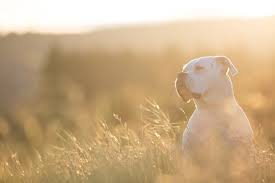
#> input picture activity_w7/dog1.jfif, 275 x 183 px
$ jupyter execute --allow-errors Weekly_activity_week7.ipynb
#> lines starting #> are read from the running program, lines starting #| are printed output that depends on the picture
# Setup

[cell 1]
import sys
# Python 3.7 is required
assert sys.version_info >= (3,7)

import cv2 as cv
import numpy as np
import matplotlib.pyplot as plt

# Make sure that optimization is enabled
if not cv.useOptimized():
    cv.setUseOptimized(True)

cv.useOptimized()

### 1) Apply histogram equalization on a histogram equalized image. In other words, apply histogram equalization twice on an image. Is there any difference between the first and second output image? You are free to use any image.

[cell 2]
img = cv.imread('dog1.jfif', 0)   # grayscale
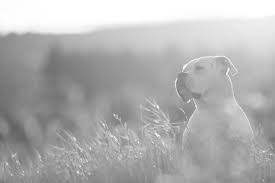
#> img: shape (183, 275); min 97, max 255, mean 176.8

eq = cv.equalizeHist(img)
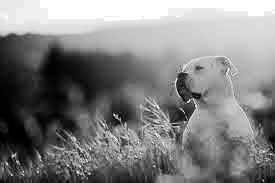
#> eq: shape (183, 275); min 0, max 255, mean 129.2
eq2 = cv.equalizeHist(eq)

hist_eq = cv.calcHist(eq, [0], None, [256], [0, 255])
#> hist_eq = 256 values, max 24 at index 233, min 0 at index 0, mean 0.156
hist_eq2 = cv.calcHist(eq2, [0], None, [256], [0, 255])
#> hist_eq2 has the same summary as hist_eq

plt.figure()
plt.subplot(221), plt.imshow(eq, cmap = 'gray'),
plt.xticks([]), plt.yticks([])
plt.subplot(222), plt.plot(hist_eq), plt.xlim([0, 255])
plt.subplot(223), plt.imshow(eq2, cmap = 'gray'),
plt.xticks([]), plt.yticks([])
plt.subplot(224), plt.plot(hist_eq2), plt.xlim([0, 255])

# There is no different of first and seconf output image
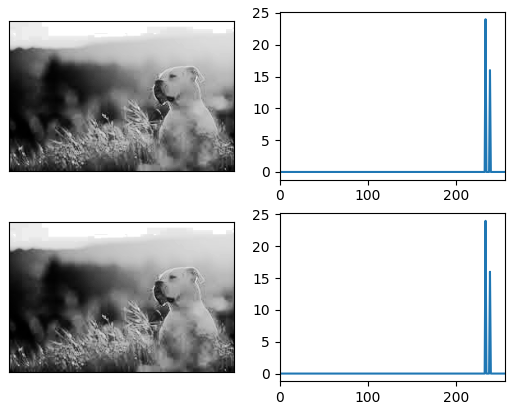
#> figure drawn by matplotlib, 4 panels; panel 2: curve peaks at x = 233, y = 24; panel 4: curve peaks at x = 233, y = 24

$ run again, with activity_w4/dog.jfif copied over activity_w7/dog1.jfif
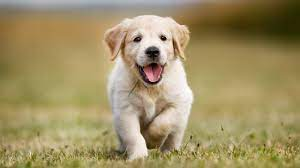
#> input picture activity_w4/dog.jfif, 300 x 168 px
#> `eq = cv.equalizeHist(img)`:
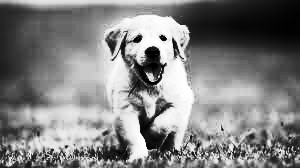
#> eq: shape (168, 300); min 0, max 255, mean 128.7
#> hist_eq = 256 values, max 26 at index 224, min 0 at index 0, mean 1.17
#> hist_eq2 has the same summary as hist_eq
#> `[cell 2] img = cv.imread('dog1.jfif', 0)   # grayscale  eq = cv.equali..`:
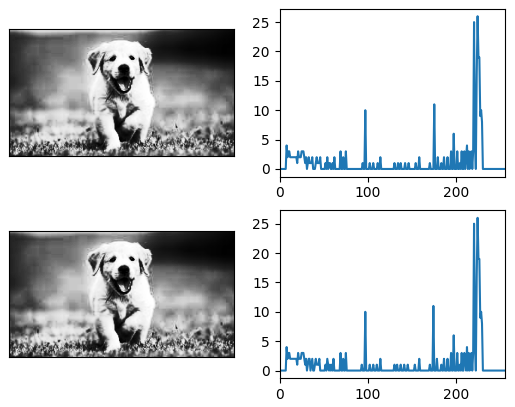
#> figure drawn by matplotlib, 4 panels; panel 2: curve peaks at x = 224, y = 26; panel 4: curve peaks at x = 224, y = 26
